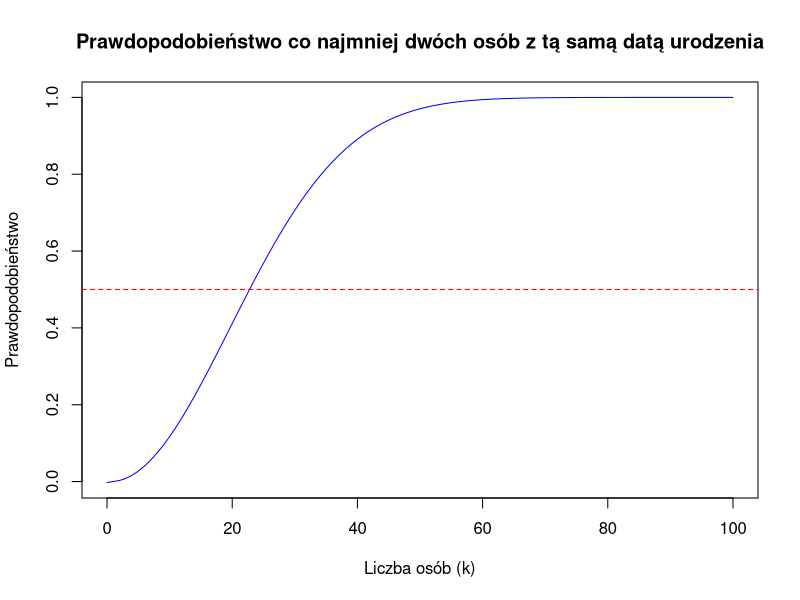

The R source for this figure:
## ---- chunk 1
knitr::opts_chunk$set(echo = TRUE)
## ---- chunk 2
# Punkt 1: Symulacja 10 rzutów monetą
ex1 <- sample(c("O", "R"), 10, replace = TRUE)
ex1

# Punkt 2: Kolejna symulacja dla sprawdzenia losowości
ex1_2 <- sample(c("O", "R"), 10, replace = TRUE)
ex1_2

# Punkt 3: Estymacja prawdopodobieństwa reszki
estimateC <- (sum(ex1 == "R") + sum(ex1_2 == "R")) / (length(ex1) + length(ex1_2))
estimateC
# Estymacja prawdopodobieństwa reszki została obliczona jako suma liczby reszek w obu próbkach podzielona przez sumę wszystkich rzutów.

# Punkt 4: Symulacja 100 rzutów
manyCoins <- sample(c("O", "R"), 100, replace = TRUE)
manyCoins
prob <- mean(manyCoins == "R")
prob
# Użyto funkcji `mean()` do obliczenia estymacji prawdopodobieństwa reszki w symulacji 100 rzutów.

# Punkt 5: Symulacja miliona rzutów
milCoins <- sample(c("O", "R"), 1000000, replace = TRUE)
probofmil <- mean(milCoins == "R")
probofmil
# Użyto funkcji `mean()` do obliczenia estymacji prawdopodobieństwa reszki w symulacji miliona rzutów.

## ---- chunk 3
# Punkt 1: Symulacja dla monety symetrycznej
succ <- 0
trial <- 100

for (i in 1:trial) {
  # Symulacja trzech rzutów monetą symetryczną
  ex2 <- sample(c("O", "R"), 3, replace = TRUE)
  
  # Sprawdzenie, czy wypadły dokładnie dwa orły
  if (sum(ex2 == "O") == 2) {
    succ <- succ + 1
  }
}

# Wyestymowane prawdopodobieństwo
ex2_res <- succ / trial
ex2_res

# Punkt 2: Symulacja dla monety niesymetrycznej
succ2 <- 0
tri2 <- 100

for (i in 1:tri2) {
  # Symulacja trzech rzutów monetą niesymetryczną
  ex2_2 <- sample(c("O", "R"), 3, replace = TRUE, prob = c(0.75, 0.25))
  
  # Sprawdzenie, czy wypadły dokładnie dwa orły
  if (sum(ex2_2 == "O") == 2) {
    succ2 <- succ2 + 1
  }
}

# Wyestymowane prawdopodobieństwo
ex2_2_res <- succ2 / tri2
ex2_2_res


## ---- chunk 4
# Punkt 1: Symulacja dla 5 rzutów symetrycznej monety
succ3 <- 0
tri3 <- 100

for (i in 1:tri3) {
  # Symulacja pięciu rzutów symetryczną monetą
  ex3 <- sample(c("O", "R"), 5, replace = TRUE)
  
  # Sprawdzenie, czy żadne dwa kolejne rzuty nie dadzą jednakowych rezultatów
  counting <- 0
  for (j in 1:4) {
    if (ex3[j] != ex3[j+1]) {
      counting <- counting + 1
    }
  }
  
  if (counting == 4) {
    succ3 <- succ3 + 1
  }
}

# Wyestymowane prawdopodobieństwo
prob3 <- succ3 / tri3
prob3

#Punkt 2: Symulacja dla 20 rzutów symetrycznej monety
succ3_2 <- 0
tri3_2 <- 1000000

for (i in 1:tri3_2) {
  # Symulacja dwudziestu rzutów symetryczną monetą
  ex3_2 <- sample(c("O", "R"), 20, replace = TRUE)
  
  # Sprawdzenie, czy żadne dwa kolejne rzuty nie dadzą jednakowych rezultatów
  counting_2 <- 0
  for (j in 1:19) {
    if (ex3_2[j] != ex3_2[j+1]) {
      counting_2 <- counting_2 + 1
    }
  }
  
  if (counting_2 == 19) {
    succ3_2 <- succ3_2 + 1
  }
}

# Wyestymowane prawdopodobieństwo
prob3_2 <- succ3_2 / tri3_2
prob3_2


## ---- chunk 5

succ4 <- 0
tri4 <- 10000

for (i in 1:tri4) {
  # Symulacja 100 rzutów symetryczną monetą
  ex4 <- sample(c("O", "R"), 100, replace = TRUE)
  
  # Sprawdzenie, czy pierwszy orzeł pojawi się w rzucie o numerze parzystym
  if (which(ex4 == "O")[1] %% 2 == 0) {
    succ4 <- succ4 + 1
  }
}

# Wyestymowane prawdopodobieństwo
prob4 <- succ4 / tri4
prob4

## ---- chunk 6
# Punkt 1: Funkcja urodziny(k) oblicza teoretyczne prawdopodobieństwo, że wśród k osób co najmniej dwie mają urodziny w tym samym dniu roku.
urodziny <- function(k) {
  if (k > 365) {
    return(1)  # Dla k > 365, prawdopodobieństwo jest równe 1
  }
  
  p <- 1
  for (i in 0:(k-1)) {
    p <- p * (365 - i) / 365
  }
  return(1 - p)
}

# Punkt 2: Rysowanie wykresu
k_values <- 0:100
probabilities <- numeric(length(k_values))

for (i in 1:length(k_values)) {
  probabilities[i] <- urodziny(k_values[i])
}

plot(k_values, probabilities, type="l", col="blue",
     xlab="Liczba osób (k)", ylab="Prawdopodobieństwo",
     main="Prawdopodobieństwo co najmniej dwóch osób z tą samą datą urodzenia")
abline(h=0.5, col="red", lty=2)  # Linia pozioma dla prawdopodobieństwa 1/2

# Punkt 3: Symulacja oszacowująca wartość prawdopodobieństwa, że wśród 23 osób co najmniej dwie mają urodziny w tym samym dniu roku
sumowanie <- 0
for (i in 1:100) {
  sumowanie <- sumowanie + urodziny(23)
}
wynik <- sumowanie / 100
wynik

## ---- chunk 7
# Punkt 1: Przeprowadzenie symulacji dla n = 100
succ6 <- 0
for (j in 1:100) {
  # Przypisanie numerów od 1 do 100 do kart w talii
  przypisanieNumerow <- sample(c(1:100), 100, replace = FALSE)
  
  # Porównanie numerów kart z ich rzeczywistym położeniem
  for (i in 1:100) {
    if (i == match(i, przypisanieNumerow)) {
      succ6 <- succ6 + 1
      break
    }
  }
}

# Wyestymowane prawdopodobieństwo wygranej gry
win <- succ6 / 100
win

# Punkt 2: Powtórzenie symulacji 1000 razy
succ6 <- 0
for (j in 1:1000) {
  # Przypisanie numerów od 1 do 100 do kart w talii
  przypisanieNumerow <- sample(c(1:100), 100, replace = FALSE)
  
  # Porównanie numerów kart z ich rzeczywistym położeniem
  for (i in 1:100) {
    if (i == match(i, przypisanieNumerow)) {
      succ6 <- succ6 + 1
      break
    }
  }
}

# Wyestymowane prawdopodobieństwo wygranej gry
win <- succ6 / 1000
win
